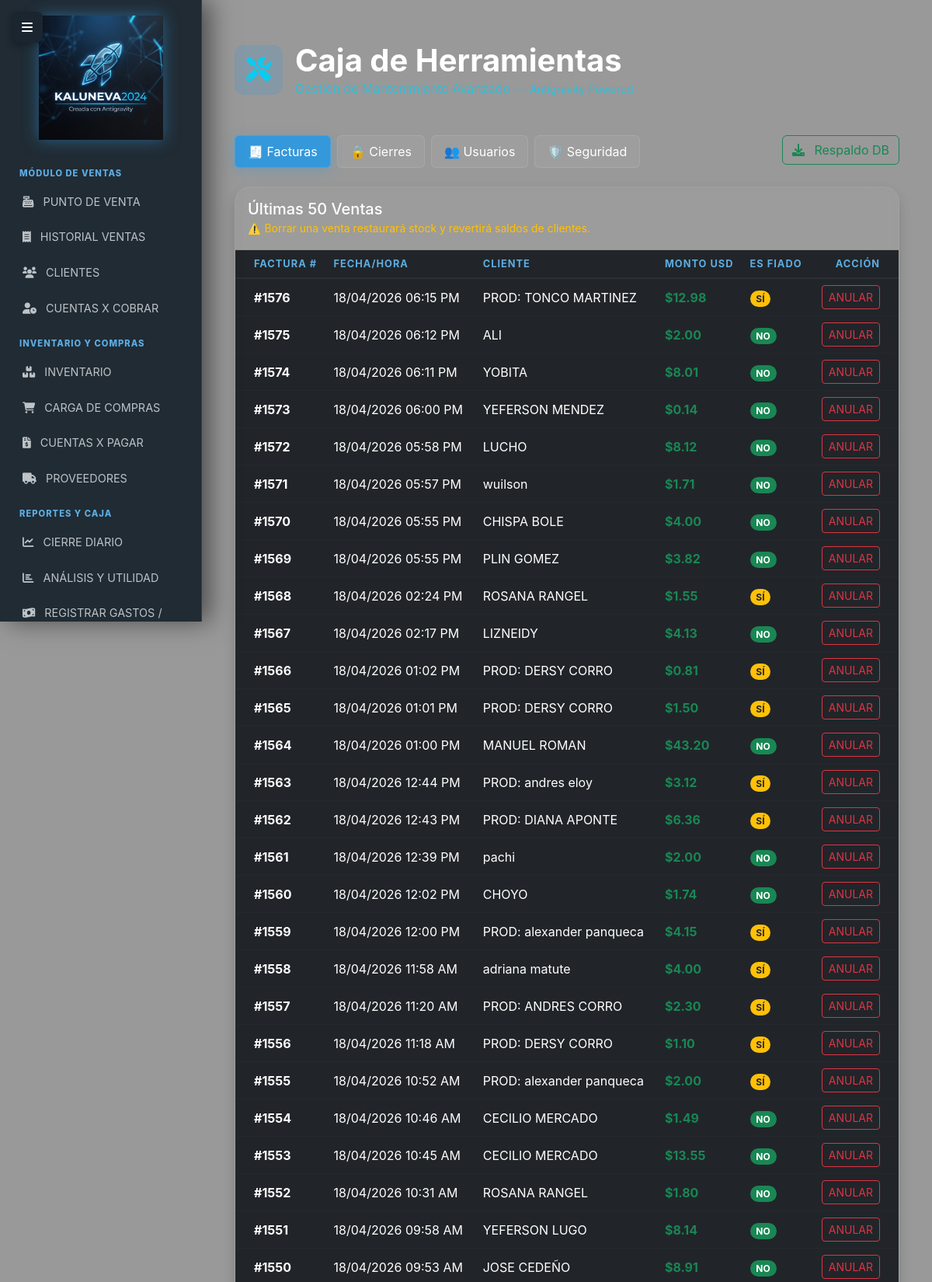
Screenshot of /herramientas (signed in, upper part) with the database file from the repository.
### models.py (models this page shows, shortened)
class Venta(db.Model):
    __tablename__ = 'ventas'
    id = db.Column(db.Integer, primary_key=True)
    fecha = db.Column(db.DateTime, default=ahora_ve)
    cliente_id = db.Column(db.Integer, db.ForeignKey('clientes.id'), nullable=True)
    total_usd = db.Column(db.Numeric(10, 2), nullable=False)
    tasa_momento = db.Column(db.Numeric(10, 4), nullable=False)
    es_fiado = db.Column(db.Boolean, default=False)
    pagada = db.Column(db.Boolean, default=True)
    pago_efectivo_usd = db.Column(db.Numeric(10, 2), default=Decimal('0.00'))
    pago_efectivo_bs = db.Column(db.Numeric(15, 2), default=Decimal('0.00'))
    pago_movil_bs = db.Column(db.Numeric(15, 2), default=Decimal('0.00'))
    pago_transferencia_bs = db.Column(db.Numeric(15, 2), default=Decimal('0.00'))
    biopago_bdv = db.Column(db.Numeric(10, 2), default=Decimal('0.00'))
    pago_debito_bs = db.Column(db.Numeric(10, 2), default=Decimal('0.00'))
    pago_otros_usd = db.Column(db.Numeric(10, 2), default=Decimal('0.00'))
    saldo_pendiente_usd = db.Column(db.Numeric(12, 2), default=Decimal('0.00'))
    user_id = db.Column(db.Integer, db.ForeignKey('users.id'), nullable=True)
    detalles = db.relationship('DetalleVenta', backref='venta', lazy=True)
    user = db.relationship('User', backref='ventas_realizadas')
    @property
    def nombre_cliente_final(self):
        if self.cliente:
            return self.cliente.nombre
        mov = MovimientoProductor.query.filter(
            MovimientoProductor.tipo == 'COMPRA_POS',
            MovimientoProductor.descripcion.like(f'%#{self.id}%')
        ).first()
        if mov and mov.proveedor:
            return f"PROD: {mov.proveedor.nombre}"
        return "Consumidor Final"

class Proveedor(db.Model):
    __tablename__ = 'proveedores'
    id = db.Column(db.Integer, primary_key=True)
    rif = db.Column(db.String(20), unique=True, nullable=False)
    nombre = db.Column(db.String(100), nullable=False)
    telefono = db.Column(db.String(20))
    direccion = db.Column(db.Text)
    vendedor_nombre = db.Column(db.String(100))
    vendedor_telefono = db.Column(db.String(20))
    saldo_pendiente_usd = db.Column(db.Numeric(10, 2), default=Decimal('0.00'))
    es_productor = db.Column(db.Boolean, default=False)
    es_obrero = db.Column(db.Boolean, default=False)

class Cliente(db.Model):
    __tablename__ = 'clientes'
    id = db.Column(db.Integer, primary_key=True)
    nombre = db.Column(db.String(100), nullable=False)
    cedula = db.Column(db.String(20), unique=True, nullable=False)
    telefono = db.Column(db.String(20))
    direccion = db.Column(db.Text)
    fecha_nacimiento = db.Column(db.Date)
    saldo_usd = db.Column(db.Numeric(10, 2), default=Decimal('0.00'))
    saldo_bs = db.Column(db.Numeric(10, 2), default=Decimal('0.00'))
    puntos = db.Column(db.Integer, default=0)
    documentos = db.Column(db.Integer, default=0)
    ventas = db.relationship('Venta', backref='cliente', lazy=True)
    abonos = db.relationship('HistorialPago', backref='cliente', lazy=True)

### routes/herramientas.py (the view)
@herramientas_bp.route('/herramientas')
@login_required
@solo_dueno
def panel_herramientas():
    cierres = CierreCaja.query.order_by(CierreCaja.fecha.desc()).limit(15).all()
    usuarios = User.query.all()
    ultimas_ventas = Venta.query.order_by(Venta.fecha.desc()).limit(50).all()
    import os
    from flask import current_app
    seguridad = {
        'secret_key': 'OK' if os.environ.get('FLASK_SECRET_KEY') else 'DÉBIL',
        'https': 'ACTIVO (HTTPS)' if current_app.config.get('SESSION_COOKIE_SECURE') else 'NO SEGURO (HTTP)',
        'google_oauth': 'CONFIGURADO' if os.environ.get('GOOGLE_CLIENT_ID') else 'PENDIENTE',
        'hashing': 'ACTIVO (PBKDF2)',
        'env': os.environ.get('ENV', 'development')
    }
    return render_template('mantenimiento.html',
                           cierres=cierres,
                           usuarios=usuarios,
                           ventas=ultimas_ventas,
                           seguridad=seguridad)

### app.py (called while the page is built)
@login_manager.user_loader
def load_user(user_id):
    user = db.session.get(User, int(user_id))
    if user and not getattr(user, 'activo', True):
        return None
    return user

@app.context_processor
def inject_tasa_actual():
    try:
        hoy = hoy_ve()
        tasa_hoy = TasaBCV.query.filter_by(fecha=hoy).first()
        if tasa_hoy:
            return dict(tasa_actual=tasa_hoy.valor, alerta_tasa=False)
        else:
            ultima = TasaBCV.query.order_by(TasaBCV.fecha.desc()).first()
            valor = ultima.valor if ultima else Decimal('0.00')
            return dict(tasa_actual=valor, alerta_tasa=True)
    except Exception as e:
        log.error(f"Error al inyectar tasa actual: {e}")
        return dict(tasa_actual=Decimal('0.00'), alerta_tasa=True)

### models.py (called while the page is built)
def hoy_ve():
    return datetime.now(pytz.timezone('America/Caracas')).date()

### routes/herramientas.py (called while the page is built)
def solo_dueno(f):
    @wraps(f)
    def decorated_function(*args, **kwargs):
        if not current_user.is_authenticated or current_user.role not in ['admin', 'dueno']:
            flash("🚫 Acceso restringido. Solo el Dueño puede usar estas herramientas.", "danger")
            return redirect(url_for('index'))
        return f(*args, **kwargs)
    return decorated_function

### templates/mantenimiento.html (shortened to what this page needs)
{% extends "base.html" %}
{% block content %}
<div class="container py-4">
<div class="row mb-5 animate__animated animate__fadeIn">
    <div class="col-12 d-flex align-items-center gap-3">
        <div class="icon-box" style="background: rgba(52, 152, 219, 0.2); padding: 15px; border-radius: 12px;">
            <i class="fas fa-tools fa-2x text-info"></i>
        </div>
        <div>
            <h1 class="display-6 fw-bold text-white mb-0">Caja de Herramientas</h1>
            <p class="text-info opacity-75 mb-0">Gestión de Mantenimiento Avanzado — <small>Antigravity Powered</small></p>
        </div>
    </div>
</div>
<ul class="nav nav-pills mb-4 gap-2" id="toolTabs" role="tablist">
    <li class="nav-item">
        <button class="nav-link active btn-glass" id="sales-tab" data-bs-toggle="pill" data-bs-target="#sales" type="button">🧾 Facturas</button>
    </li>
    <li class="nav-item">
        <button class="nav-link btn-glass" id="closures-tab" data-bs-toggle="pill" data-bs-target="#closures" type="button">🔒 Cierres</button>
    </li>
    <li class="nav-item">
        <button class="nav-link btn-glass" id="users-tab" data-bs-toggle="pill" data-bs-target="#users" type="button">👥 Usuarios</button>
    </li>
    <li class="nav-item">
        <button class="nav-link btn-glass text-info" id="security-tab" data-bs-toggle="pill" data-bs-target="#security" type="button">🛡️ Seguridad</button>
    </li>
    <li class="nav-item ms-auto">
         <a href="{{ url_for('reportes.respaldar_db') }}" class="btn btn-outline-success">
             <i class="fas fa-download me-2"></i> Respaldo DB
         </a>
    </li>
</ul>
<div class="tab-content" id="toolTabsContent">
    <div class="tab-pane fade show active" id="sales" role="tabpanel">
        <div class="card card-glass border-0 shadow">
            <div class="card-header bg-transparent py-3 border-bottom border-secondary border-opacity-25">
                <h5 class="mb-0 text-white">Últimas 50 Ventas</h5>
                <small class="text-warning">⚠️ Borrar una venta restaurará stock y revertirá saldos de clientes.</small>
            </div>
            <div class="table-responsive">
                <table class="table table-dark table-hover align-middle mb-0">
                    <thead style="background: rgba(255,255,255,0.05);">
                        <tr>
                            <th class="ps-4">Factura #</th>
                            <th>Fecha/Hora</th>
                            <th>Cliente</th>
                            <th>Monto USD</th>
                            <th>Es Fiado</th>
                            <th class="text-end pe-4">Acción</th>
                        </tr>
                    </thead>
                    <tbody>
                        {% for v in ventas %}
                        <tr>
                            <td class="ps-4"><strong>#{{ v.id }}</strong></td>
                            <td>{{ v.fecha.strftime('%d/%m/%Y %I:%M %p') }}</td>
                            <td>{{ v.nombre_cliente_final }}</td>
                            <td class="fw-bold text-success">${{ "%.2f"|format(v.total_usd) }}</td>
                            <td>
                                {% if v.es_fiado %}
                                <span class="badge rounded-pill bg-warning text-dark">SÍ</span>
                                {% else %}
                                <span class="badge rounded-pill bg-success">NO</span>
                                {% endif %}
                            </td>
                            <td class="text-end pe-4">
                                <form action="{{ url_for('herramientas.borrar_venta', venta_id=v.id) }}" method="POST" onsubmit="return confirm('¿Seguro que deseas ELIMINAR permanentemente esta factura? Se restaurará el stock.')">
                                    <button type="submit" class="btn btn-sm btn-outline-danger">ANULAR</button>
                                </form>
                            </td>
                        </tr>
                        {% endfor %}
                    </tbody>
                </table>
            </div>
        </div>
    </div>
</div>
{% endblock %}

### templates/base.html (style rules this page uses)
body { background: url('/static/fondo_negocio_jpg.png') no-repeat center center fixed !important; background-size: cover !important; font-family: 'Inter', 'Segoe UI', sans-serif; min-height: 100vh; color: #333; }
body::before { content: ""; position: fixed; top: 0; left: 0; width: 100%; height: 100%; background: rgba(0, 0, 0, 0.4); z-index: -1; }
.card { border: 1px solid rgba(255, 255, 255, 0.2); border-radius: 20px; background: rgba(255, 255, 255, 0.85); backdrop-filter: blur(15px); box-shadow: 0 10px 30px rgba(0, 0, 0, 0.1); overflow: hidden; transition: transform 0.2s; }

### templates/mantenimiento.html (style rules this page uses)
.card-glass { background: rgba(255, 255, 255, 0.03); backdrop-filter: blur(15px); border: 1px solid rgba(255, 255, 255, 0.05) !important; border-radius: 20px; }
.btn-glass { background: rgba(255,255,255,0.05); color: white !important; border: 1px solid rgba(255,255,255,0.1); border-radius: 12px; transition: 0.3s; }
.btn-glass.active { background: #3498db !important; box-shadow: 0 4px 15px rgba(52, 152, 219, 0.3); }
.table-dark { background: transparent !important; }
.table th { font-size: 0.8rem; text-transform: uppercase; letter-spacing: 1px; color: #5dade2; border-bottom: 2px solid rgba(255,255,255,0.05); }
.table td { border-bottom: 1px solid rgba(255,255,255,0.02); }

### rows the page displays
Venta: id "1576", fecha "18/04/2026 06:15 PM", nombre_cliente_final "PROD: TONCO MARTINEZ", total_usd "12.98", es_fiado "SÍ"
Venta: id "1575", fecha "18/04/2026 06:12 PM", nombre_cliente_final "ALI", total_usd "2.00", es_fiado "NO"
Venta: id "1574", fecha "18/04/2026 06:11 PM", nombre_cliente_final "YOBITA", total_usd "8.01", es_fiado "NO"
Venta: id "1573", fecha "18/04/2026 06:00 PM", nombre_cliente_final "YEFERSON MENDEZ", total_usd "0.14", es_fiado "NO"
Venta: id "1572", fecha "18/04/2026 05:58 PM", nombre_cliente_final "LUCHO", total_usd "8.12", es_fiado "NO"
Venta: id "1571", fecha "18/04/2026 05:57 PM", nombre_cliente_final "wuilson", total_usd "1.71", es_fiado "NO"
Venta: id "1570", fecha "18/04/2026 05:55 PM", nombre_cliente_final "CHISPA BOLE", total_usd "4.00", es_fiado "NO"
Venta: id "1569", fecha "18/04/2026 05:55 PM", nombre_cliente_final "PLIN GOMEZ", total_usd "3.82", es_fiado "NO"
Venta: id "1568", fecha "18/04/2026 02:24 PM", nombre_cliente_final "ROSANA RANGEL", total_usd "1.55", es_fiado "SÍ"
Venta: id "1567", fecha "18/04/2026 02:17 PM", nombre_cliente_final "LIZNEIDY", total_usd "4.13", es_fiado "NO"
Venta: id "1566", fecha "18/04/2026 01:02 PM", nombre_cliente_final "PROD: DERSY CORRO", total_usd "0.81", es_fiado "SÍ"
Venta: id "1565", fecha "18/04/2026 01:01 PM", nombre_cliente_final "PROD: DERSY CORRO", total_usd "1.50", es_fiado "SÍ"
Venta: id "1564", fecha "18/04/2026 01:00 PM", nombre_cliente_final "MANUEL ROMAN", total_usd "43.20", es_fiado "NO"
Venta: id "1563", fecha "18/04/2026 12:44 PM", nombre_cliente_final "PROD: andres eloy", total_usd "3.12", es_fiado "SÍ"
Venta: id "1562", fecha "18/04/2026 12:43 PM", nombre_cliente_final "PROD: DIANA APONTE", total_usd "6.36", es_fiado "SÍ"
Venta: id "1561", fecha "18/04/2026 12:39 PM", nombre_cliente_final "pachi", total_usd "2.00", es_fiado "NO"
Venta: id "1560", fecha "18/04/2026 12:02 PM", nombre_cliente_final "CHOYO", total_usd "1.74", es_fiado "NO"
Venta: id "1559", fecha "18/04/2026 12:00 PM", nombre_cliente_final "PROD: alexander panqueca", total_usd "4.15", es_fiado "SÍ"
Venta: id "1558", fecha "18/04/2026 11:58 AM", nombre_cliente_final "adriana matute", total_usd "4.00", es_fiado "SÍ"
Venta: id "1557", fecha "18/04/2026 11:20 AM", nombre_cliente_final "PROD: ANDRES CORRO", total_usd "2.30", es_fiado "SÍ"
Venta: id "1556", fecha "18/04/2026 11:18 AM", nombre_cliente_final "PROD: DERSY CORRO", total_usd "1.10", es_fiado "SÍ"
Venta: id "1555", fecha "18/04/2026 10:52 AM", nombre_cliente_final "PROD: alexander panqueca", total_usd "2.00", es_fiado "SÍ"
Venta: id "1554", fecha "18/04/2026 10:46 AM", nombre_cliente_final "CECILIO MERCADO", total_usd "1.49", es_fiado "NO"
Venta: id "1553", fecha "18/04/2026 10:45 AM", nombre_cliente_final "CECILIO MERCADO", total_usd "13.55", es_fiado "NO"
Venta: id "1552", fecha "18/04/2026 10:31 AM", nombre_cliente_final "ROSANA RANGEL", total_usd "1.80", es_fiado "NO"
Venta: id "1551", fecha "18/04/2026 09:58 AM", nombre_cliente_final "YEFERSON LUGO", total_usd "8.14", es_fiado "NO"
Venta: id "1550", fecha "18/04/2026 09:53 AM", nombre_cliente_final "JOSE CEDEÑO", total_usd "8.91", es_fiado "NO"
